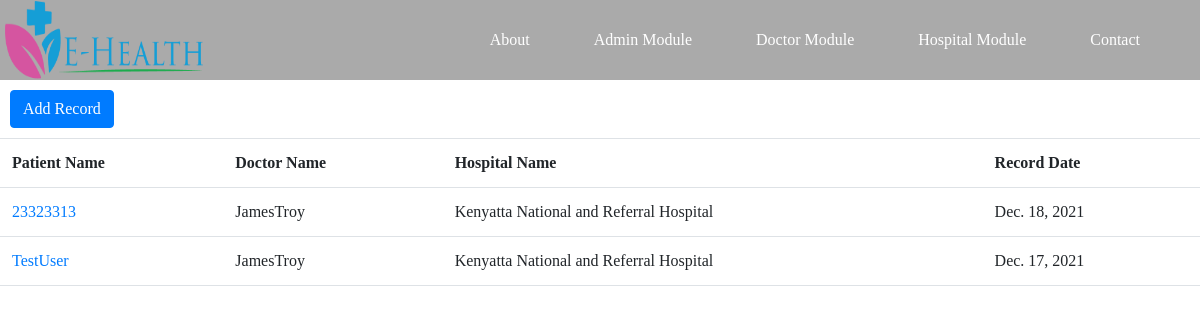
Page /MedicalApp/recordModule/ on the earlier database version.
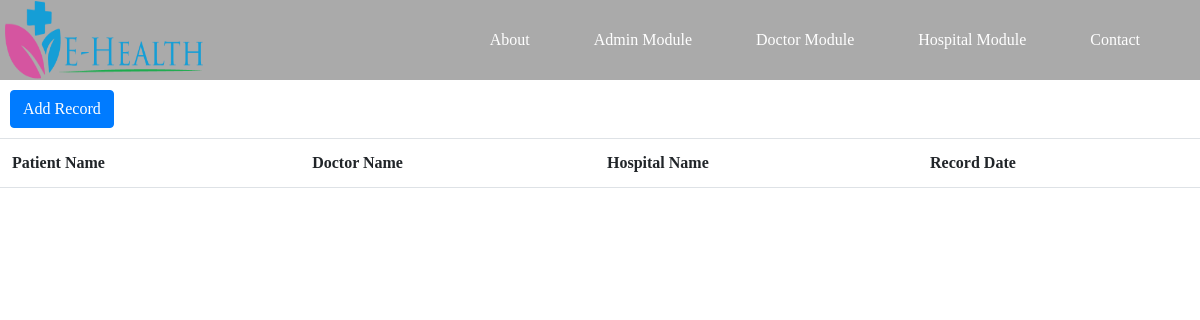
Same page on the later database version.
### MedicalApp/models.py (models this page shows, shortened)
class Record(models.Model):
    Patient_ID = models.ForeignKey(Patient, on_delete=models.CASCADE)
    Doctor_ID = models.ForeignKey(Doctor, on_delete=models.RESTRICT)
    Hospital_ID = models.ForeignKey(Hospital, on_delete=models.RESTRICT)
    New_Diagnosis = models.TextField()
    Record_Date = models.DateField(default=timezone.now)

class Hospital(models.Model):
    Hospital_Image = models.ImageField(default='default.png', upload_to='hospital_pics')
    Hospital_Name = models.CharField(max_length=100, blank=False)
    Hospital_Description = models.TextField()
    Registration_Date = models.DateTimeField(default=timezone.now)
    Admin_ID = models.ForeignKey(Administrator, on_delete=models.RESTRICT)
    def __str__(self):
        return self.Hospital_Name

### Users/models.py (models this page shows)
class Patient(models.Model):
    user = models.OneToOneField(CustomUser, on_delete=models.CASCADE, primary_key=True)
    A_positive = 'A+'
    A_negative = 'A-'
    B_positive = 'B+'
    B_negative = 'B-'
    O_positive = 'O+'
    O_negative = 'O-'
    AB_positive = 'AB+'
    AB_negative = 'AB-'
    BLOOD_GROUP_CHOICES = [(A_positive, 'A+'), (A_negative, 'A-'), (B_positive, 'B+'),
                           (B_negative, 'B-'), (O_positive, 'O+'), (O_negative, 'O-'), (AB_positive, 'AB+'),
                           (AB_negative, 'AB-'),
                           ]
    Blood_Group = models.CharField(max_length=4, choices=BLOOD_GROUP_CHOICES, null=True, blank=True,
                                   default=AB_positive)
    Allergies = models.TextField(null=True, blank=True)
    Next_Of_Kin = models.TextField(null=True, blank=True)
    class Meta:
        verbose_name = 'Patient Module'
    def __str__(self):
        return str(self.user)

class CustomUser(AbstractUser):
    first_name = models.CharField(max_length=150)
    last_name = models.CharField(max_length=150)
    email = models.EmailField(null=False)
    Phone_Number = models.CharField(max_length=14, null=True)
    Physical_Address = models.TextField(null=True)
    Date_Of_Birth = models.DateField(auto_now=False, null=True)
    Age = models.CharField(max_length=3, null=True)
    Male = 'M'
    Female = 'F'
    SEX_CHOICES = [(Male, 'M'), (Female, 'F')]
    Sex = models.CharField(max_length=30, choices=SEX_CHOICES, null=True)
    is_patient = models.BooleanField('is_patient', default=False)
    is_doctor = models.BooleanField('is_doctor', default=False)
    is_administrator = models.BooleanField('is_administrator', default=False)
    is_hospital = models.BooleanField('is_hospital', default=False)
    def __str__(self):
        return self.username

class Doctor(models.Model):
    user = models.OneToOneField(CustomUser, on_delete=models.CASCADE, primary_key=True)
    Card = 'Cardiologist'
    Dent = 'Dentist'
    Derm = 'Dermatology'
    Neuro = 'Neurologist'
    Path = 'Pathology'
    Ped = 'Pediatrician'
    Phy = 'Physician'
    Ob_GYN = 'Obstetrician and Gynecologist'
    Onc = 'Oncologist'
    SPECIALTY = [(Card, 'Cardiologist'), (Dent, 'Dentist'), (Derm, 'Dermatology'),
                 (Neuro, 'Neurologist'), (Path, 'Pathology'), (Ped, 'Pediatrician'), (Phy, 'Physician'),
                 (Ob_GYN, 'Obstetrician and Gynecologist'), (Onc, 'Oncologist'), ]
    specialty = models.CharField(max_length=50, choices=SPECIALTY, null=True, blank=True, default=Phy)
    class Meta:
        verbose_name = 'Doctor Module'
    def __str__(self):
        return str(self.user)

### MedicalApp/views.py (the view)
# urls.py: path('recordModule/', RecordsListView.as_view(), name='RecordsModule'),
class RecordsListView(ListView):
    model = Record
    template_name = 'MedicalApp/RecordModule.html'
    context_object_name = 'records'
    ordering = ['-Record_Date']

### MedicalApp/Templates/MedicalApp/RecordModule.html
{% extends "MedicalApp/base.html" %}
{% block content %}
    <a class="btn btn-primary" href="{% url 'AddRecordModule' %}" style="margin: 10px 10px;">Add Record</a>
    <table class="table">
        <tr>
            <th>Patient Name</th>
            <th>Doctor Name</th>
            <th>Hospital Name</th>
            <th>Record Date</th>
        </tr>
        {% for record in records %}
            <tr>
                <td><a href="#" style="text-decoration: none">{{ record.Patient_ID }}</a></td>
                <td>{{ record.Doctor_ID }}</td>
                <td>{{ record.Hospital_ID }}</td>
                <td>{{ record.Record_Date }}</td>
            </tr>
        {% endfor %}
    </table>
{% endblock content %}

Differences in the rows shown:
removed Record: Patient_ID "23323313", Doctor_ID "JamesTroy", Hospital_ID "Kenyatta National and Referral Hospital", Record_Date "Dec. 18, 2021"
removed Record: Patient_ID "TestUser", Doctor_ID "JamesTroy", Hospital_ID "Kenyatta National and Referral Hospital", Record_Date "Dec. 17, 2021"
